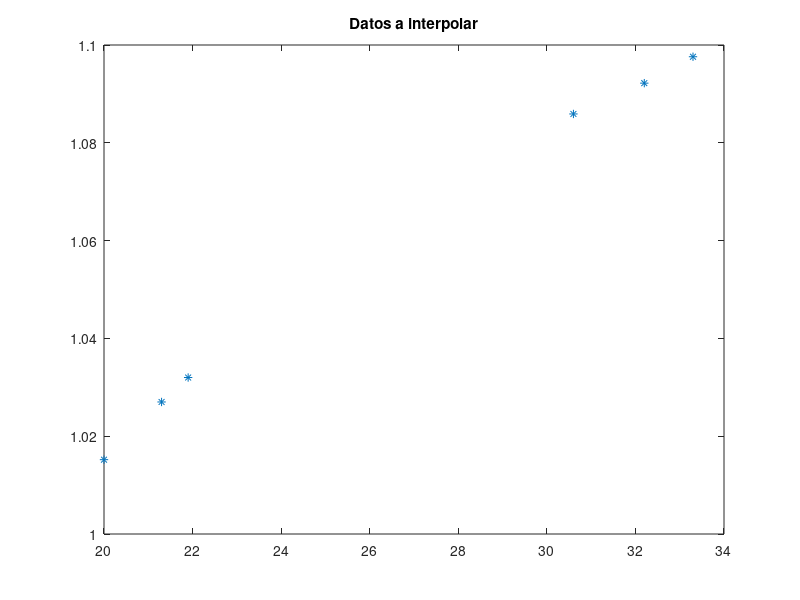
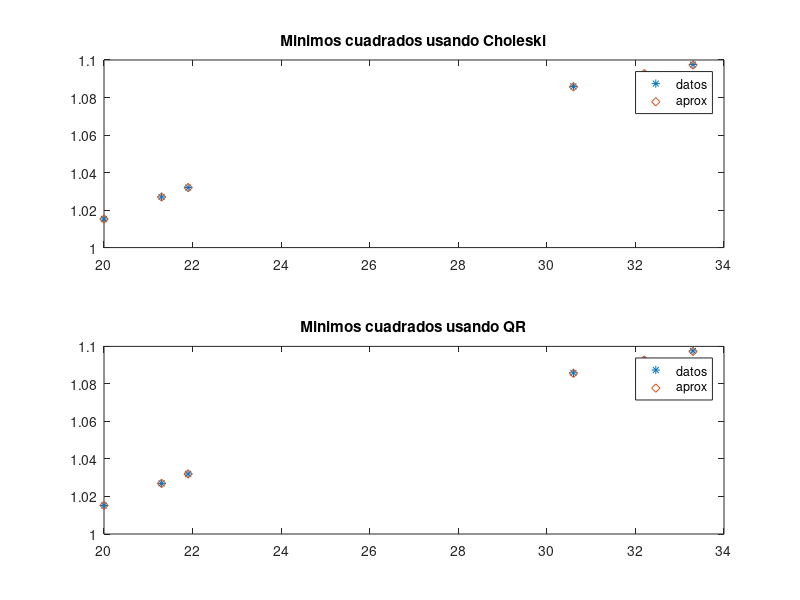

MATLAB code to generate these figures, in order:


disp('Ajustar datos (xj,yj) usando y=x/(a+bx)')
disp('Invirtiendo los datos zj=1/yj ajustamos (xj,zj) a la curva z=b+a*(1/x)')
disp('Reescribimos el ajuste usando (xj,yj) junto a yj=xj/(a+bxj)')
%
% Datos 
%
x=[20,21.3,21.9,30.6,32.2,33.3];
y=[1.0152,1.027,1.032,1.0859,1.0922,1.0976];
%Numero de datos
n=size(x,2);
figure(1);
plot(x,y,'*');
title("Datos a interpolar")
pause(1);
%
% Transformacion de los datos y construccion de la matriz
%
b=1./y';
A=[ones(n,1),1./x'];

pause(1);
% Resolvemos usando Choleski
Apb=A'*b;
B=chol(A'*A);
y1=B'\Apb;
x1=B\y1;
alpha=x1(2);
beta=x1(1);
ychol=x./(alpha+beta*x);
figure(2);
subplot(2,1,1)
plot(x,y,'*',x,ychol,'d')
legend("datos","aprox",'Location', 'best');
title("Minimos cuadrados usando Choleski")
pause(1);
% Resolvemos usando QR
[nA,p]=size(A);
[Q,R]=qr(A);
c=Q'*b;
solucion=R(1:p,1:p)\c(1:p);
alpha=solucion(2);
beta=solucion(1);
disp([' alpha = ',num2str(alpha),' beta = ',num2str(beta)])
% ##definamos la funcion y con los valores encontrados
yqr=x./(alpha+beta*x);
subplot(2,1,2)
plot(x,y,'*',x,yqr,'d')
legend("datos","aprox",'Location', 'best');
title("Minimos cuadrados usando QR")
